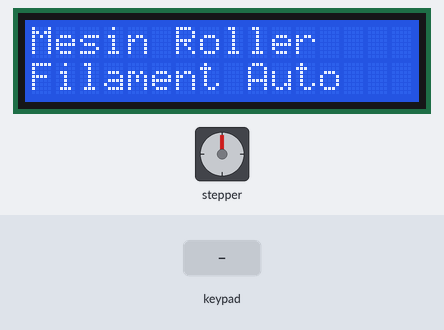
Recording of a sketch running on a simulated Arduino Uno, built with avr-gcc and run on an emulated ATmega328P. Parts: 16×2 character LCD, stepper motor. Inputs (shaded band) come from the test bench. Stepper angles assume 100 steps per turn.

Above: at 2.4 s.
At 14.6 s:
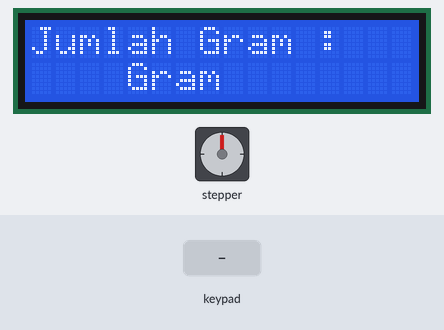
14.7 s: keypad keys 1 3 1 2 7 6 # pressed 0.4 s apart
At 16.5 s:
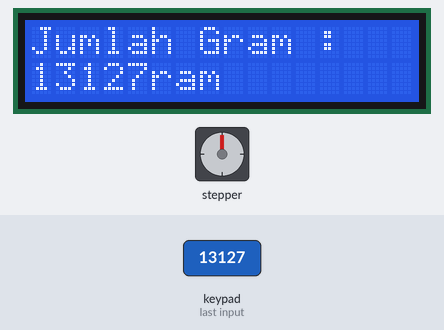
At 16.91 s:
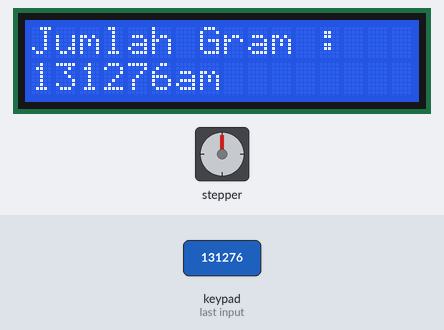
Timing chart, 0 to 25.0 s (numbered marks = the images above; inputs shaded):
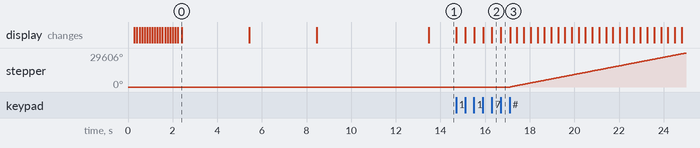

The sketch:

filamentRoller.ino
```cpp
#include <Wire.h>
#include <Keypad.h>
#include <Stepper.h>
#include <LiquidCrystal_I2C.h>
const int stepsPerRevolution = 100;  // change this to fit the number of steps per revolution
// for your motor
// character for loading screen mode
byte five[] = {
  B11111,B11111,B11111,B11111,B11111,B11111,B11111,B11111};

// initialize the stepper library on pins 8 through 11:
Stepper myStepper(stepsPerRevolution, 8, 9, 10, 11);
LiquidCrystal_I2C lcd(0x27,16,2);
const byte ROWS = 4;
const byte COLS = 4;
int n = 0;

char keys[ROWS][COLS] = {
  {'1','2','3','A'},
  {'4','5','6','B'},
  {'7','8','9','C'},
  {'*','0','#','D'}
};

byte rowPins[ROWS] = {13, 12, 7, 6}; //connect to the row pinouts of the keypad
byte colPins[COLS] = {5, 4, 3, 2}; //connect to the column pinouts of the keypad

Keypad keypad = Keypad( makeKeymap(keys), rowPins, colPins, ROWS, COLS );

void setup() {
  lcd.init(); // initialize the lcd
  lcd.backlight();
  // Inisialisasi loading screen
  lcd.createChar(5, five);
  loadingScreen();
  lcd.clear();
  // Inisialisasi Halaman Petunjuk Penggunaan
  petunjukPenggunaan();
  // set the speed at 60 rpm:
  myStepper.setSpeed(720);
  // initialize the serial port:
  Serial.begin(9600);
}

void loop() {
  int n = getNumericInput();
  putaranStepper((n+5)*8);
}

void setStepperIdle() {
  digitalWrite(8, LOW);
  digitalWrite(9, LOW);
  digitalWrite(10, LOW);
  digitalWrite(11, LOW);
}

void putaranStepper(int n){
  for(int i=1; i<=n; i++){
    lcd.setCursor(0,0);
    lcd.print("Clockwise ");
    lcd.print(i);
    myStepper.step(stepsPerRevolution);
    setStepperIdle();
    if(i==n){
      lcd.clear();
      lcd.setCursor(0, 0);
      lcd.print("Filament ");
      lcd.print((n/8)-5);
      lcd.print("g");
      lcd.setCursor(0,1);
      lcd.print("Telah Digulung");
      delay(5000);
      // exit(0);
      setup();
      loop();
    }
  }
}

int getNumericInput() {
  String inputString = "";
  char key;
  lcd.setCursor(0,1);
  while (key != '#') {
    key = keypad.getKey();
    if (key && (key >= '0' && key <= '9')) {
      inputString += key;
      lcd.print(key);
    } else if (key == '*') { // Jika tombol "*" ditekan, hapus karakter terakhir
      if (inputString.length() > 0) {
        inputString.remove(inputString.length() - 1);
        lcd.setCursor(inputString.length(), 1);
        lcd.print(" ");
        lcd.setCursor(inputString.length(), 1);
      }
    }
  }
  lcd.clear();
  return inputString.toInt();
}


void updateProgressBar(unsigned long count, unsigned long totalCount, int lineToPrintOn) {
    double factor = totalCount/80.0;
    int percent = (count+1)/factor;
    int number = percent/5;
    int remainder = percent%5;
    if(number > 0)
    {
       lcd.setCursor(number-1,lineToPrintOn);
       lcd.write(5);
    }
       lcd.setCursor(number,lineToPrintOn);
       lcd.write(remainder);
 }

void loadingScreen() {
  for(int i = 0; i <= 100; i++){
      lcd.setCursor(0,0);
      lcd.print("Roller Filament");
      lcd.print("     ");
      updateProgressBar(i, 100,1);
    }
}

void petunjukPenggunaan(){
  lcd.setCursor(0,0);
  lcd.print("Mesin Roller");
  lcd.setCursor(0,1);
  lcd.print("Filament Auto");
  delay(3000);
  lcd.clear();
  lcd.setCursor(0,0);
  lcd.print("Masukkan Dalam");
  lcd.setCursor(0,1);
  lcd.print("Satuan Gram");
  delay(3000);
  lcd.clear();
  lcd.setCursor(0,0);
  lcd.print("1 Meter(M) = 4g");
  lcd.setCursor(0,1);
  lcd.print("(n) Meter x 4g");
  delay(5000);
  lcd.clear();
  lcd.setCursor(0,0);
  lcd.print("Jumlah Gram :");
  lcd.setCursor(0,1);
  lcd.print("    Gram");
}
```

Measured:
- after the input at 14.7 s, stepper: keeps turning clockwise at about 3761°/s, starting after 2.4 s; the display: first changes at once (image 2 shows a later state)
- what the display in image 0 shows lasts 3.0 s, from 2.4 s to 5.4 s
